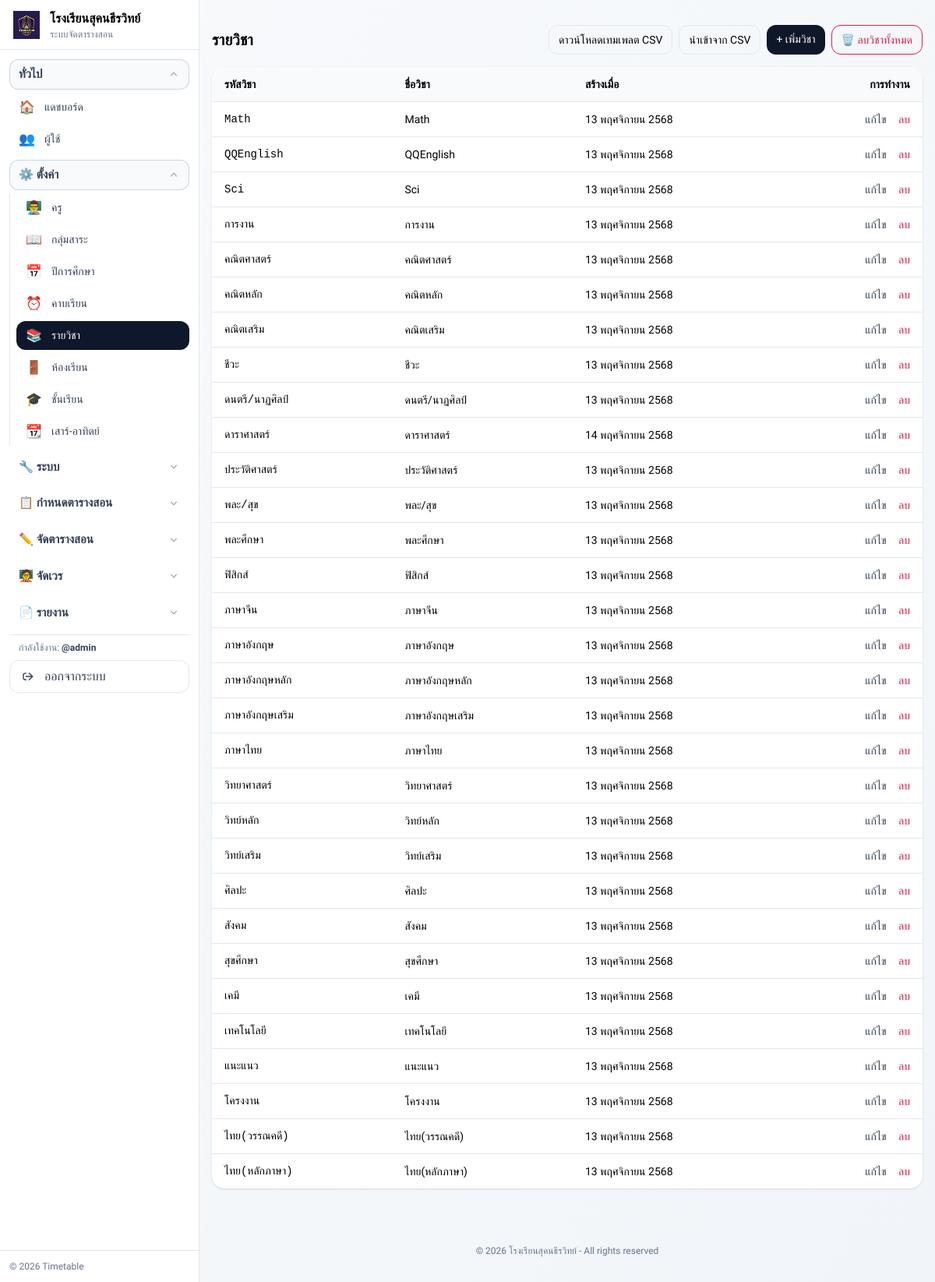
/subjects.php (signed in), run on the app's committed database.
### tables this page shows
CREATE TABLE `subjects` (
  `id` int(10) unsigned NOT NULL AUTO_INCREMENT,
  `subject_code` varchar(50) NOT NULL,
  `subject_name` varchar(200) NOT NULL,
  `created_at` timestamp NOT NULL DEFAULT current_timestamp(),
  PRIMARY KEY (`id`),
  UNIQUE KEY `subject_code` (`subject_code`)
);

### app/helpers.php (called while the page is built, shortened)
<?php
function url($path = '') {
  $base = rtrim(BASE_URL, '/');
  $p = ltrim($path, '/');
  return $base . ($p ? '/' . $p : '');
}
function th_date($datetime) {
  $ts = is_numeric($datetime) ? (int)$datetime : strtotime($datetime);
  $months = ['','มกราคม','กุมภาพันธ์','มีนาคม','เมษายน','พฤษภาคม','มิถุนายน','กรกฎาคม','สิงหาคม','กันยายน','ตุลาคม','พฤศจิกายน','ธันวาคม'];
  $d = (int)date('j', $ts);
  $m = (int)date('n', $ts);
  $y = (int)date('Y', $ts) + 543;
  return $d . ' ' . $months[$m] . ' ' . $y;
}

### public/subjects.php (the view, shortened to what this page needs)
<?php
require_once __DIR__ . '/../app/helpers.php';
require_once __DIR__ . '/../app/db.php';
$stmt = $pdo->query('SELECT id, subject_code, subject_name, created_at FROM subjects ORDER BY subject_code ASC');
$subjects = $stmt->fetchAll();
?>
<?php include __DIR__ . '/../partials/head.php'; ?>
<?php include __DIR__ . '/../partials/navbar.php'; ?>
<div class="max-w-6xl mx-auto px-4">
  <div class="flex items-center justify-between mt-8 mb-4">
    <h1 class="text-xl font-semibold">รายวิชา</h1>
    <div class="flex gap-2">
      <a href="<?= url('subject_template.php'); ?>" class="px-3 py-2 rounded-xl border hover:bg-slate-50 text-sm">ดาวน์โหลดเทมเพลต CSV</a>
      <a href="<?= url('subject_import.php'); ?>" class="px-3 py-2 rounded-xl border hover:bg-slate-50 text-sm">นำเข้าจาก CSV</a>
      <a href="<?= url('subject_create.php'); ?>" class="px-3 py-2 rounded-xl bg-slate-900 text-white hover:opacity-90 text-sm">+ เพิ่มวิชา</a>
      <button type="button" id="btnDeleteAll" class="px-3 py-2 rounded-xl border border-rose-600 text-rose-600 hover:bg-rose-50 text-sm">
        🗑️ ลบวิชาทั้งหมด
      </button>
    </div>
  </div>
  <div class="overflow-x-auto bg-white rounded-2xl shadow">
    <table class="min-w-full text-sm">
      <thead class="bg-slate-50">
        <tr>
          <th class="text-left px-4 py-3">รหัสวิชา</th>
          <th class="text-left px-4 py-3">ชื่อวิชา</th>
          <th class="text-left px-4 py-3">สร้างเมื่อ</th>
          <th class="text-right px-4 py-3">การทำงาน</th>
        </tr>
      </thead>
      <tbody>
        <?php foreach ($subjects as $s): ?>
        <tr class="border-t">
          <td class="px-4 py-3 font-mono"><?= htmlspecialchars($s['subject_code']); ?></td>
          <td class="px-4 py-3"><?= htmlspecialchars($s['subject_name']); ?></td>
          <td class="px-4 py-3"><?= th_date($s['created_at']); ?></td>
          <td class="px-4 py-3 text-right">
            <a class="text-slate-700 hover:underline mr-3" href="<?= url('subject_edit.php?id='.(int)$s['id']); ?>">แก้ไข</a>
            <form action="<?= url('subject_delete.php'); ?>" method="post" class="inline" onsubmit="return ttConfirmSubmit(this,{text:'ยืนยันลบวิชานี้?'});">
              <button class="text-rose-600 hover:underline">ลบ</button>
            </form>
          </td>
        </tr>
        <?php endforeach; ?>
      </tbody>
    </table>
  </div>
</div>
<?php include __DIR__ . '/../partials/footer.php'; ?>

### partials/head.php (style rules this page uses)
body { font-family: 'Sarabun', sans-serif; }
:root { --primary: #6366f1; --primary-dark: #4f46e5; --secondary: #8b5cf6; --success: #10b981; --danger: #ef4444; --warning: #f59e0b; }

### data on the page
subjects: subject_code "Math", subject_name "Math", created_at "13 พฤศจิกายน 2568"
subjects: subject_code "QQEnglish", subject_name "QQEnglish", created_at "13 พฤศจิกายน 2568"
subjects: subject_code "Sci", subject_name "Sci", created_at "13 พฤศจิกายน 2568"
subjects: subject_code "การงาน", subject_name "การงาน", created_at "13 พฤศจิกายน 2568"
subjects: subject_code "คณิตศาสตร์", subject_name "คณิตศาสตร์", created_at "13 พฤศจิกายน 2568"
subjects: subject_code "คณิตหลัก", subject_name "คณิตหลัก", created_at "13 พฤศจิกายน 2568"
subjects: subject_code "คณิตเสริม", subject_name "คณิตเสริม", created_at "13 พฤศจิกายน 2568"
subjects: subject_code "ชีวะ", subject_name "ชีวะ", created_at "13 พฤศจิกายน 2568"
subjects: subject_code "ดนตรี/นาฏศิลป์", subject_name "ดนตรี/นาฏศิลป์", created_at "13 พฤศจิกายน 2568"
subjects: subject_code "ดาราศาสตร์", subject_name "ดาราศาสตร์", created_at "14 พฤศจิกายน 2568"
subjects: subject_code "ประวัติศาสตร์", subject_name "ประวัติศาสตร์", created_at "13 พฤศจิกายน 2568"
subjects: subject_code "พละ/สุข", subject_name "พละ/สุข", created_at "13 พฤศจิกายน 2568"
subjects: subject_code "พละศึกษา", subject_name "พละศึกษา", created_at "13 พฤศจิกายน 2568"
subjects: subject_code "ฟิสิกส์", subject_name "ฟิสิกส์", created_at "13 พฤศจิกายน 2568"
subjects: subject_code "ภาษาจีน", subject_name "ภาษาจีน", created_at "13 พฤศจิกายน 2568"
subjects: subject_code "ภาษาอังกฤษ", subject_name "ภาษาอังกฤษ", created_at "13 พฤศจิกายน 2568"
subjects: subject_code "ภาษาอังกฤษหลัก", subject_name "ภาษาอังกฤษหลัก", created_at "13 พฤศจิกายน 2568"
subjects: subject_code "ภาษาอังกฤษเสริม", subject_name "ภาษาอังกฤษเสริม", created_at "13 พฤศจิกายน 2568"
subjects: subject_code "ภาษาไทย", subject_name "ภาษาไทย", created_at "13 พฤศจิกายน 2568"
subjects: subject_code "วิทยาศาสตร์", subject_name "วิทยาศาสตร์", created_at "13 พฤศจิกายน 2568"
subjects: subject_code "วิทย์หลัก", subject_name "วิทย์หลัก", created_at "13 พฤศจิกายน 2568"
subjects: subject_code "วิทย์เสริม", subject_name "วิทย์เสริม", created_at "13 พฤศจิกายน 2568"
subjects: subject_code "ศิลปะ", subject_name "ศิลปะ", created_at "13 พฤศจิกายน 2568"
subjects: subject_code "สังคม", subject_name "สังคม", created_at "13 พฤศจิกายน 2568"
subjects: subject_code "สุขศึกษา", subject_name "สุขศึกษา", created_at "13 พฤศจิกายน 2568"
subjects: subject_code "เคมี", subject_name "เคมี", created_at "13 พฤศจิกายน 2568"
subjects: subject_code "เทคโนโลยี", subject_name "เทคโนโลยี", created_at "13 พฤศจิกายน 2568"
subjects: subject_code "แนะแนว", subject_name "แนะแนว", created_at "13 พฤศจิกายน 2568"
subjects: subject_code "โครงงาน", subject_name "โครงงาน", created_at "13 พฤศจิกายน 2568"
subjects: subject_code "ไทย(วรรณคดี)", subject_name "ไทย(วรรณคดี)", created_at "13 พฤศจิกายน 2568"
subjects: subject_code "ไทย(หลักภาษา)", subject_name "ไทย(หลักภาษา)", created_at "13 พฤศจิกายน 2568"
